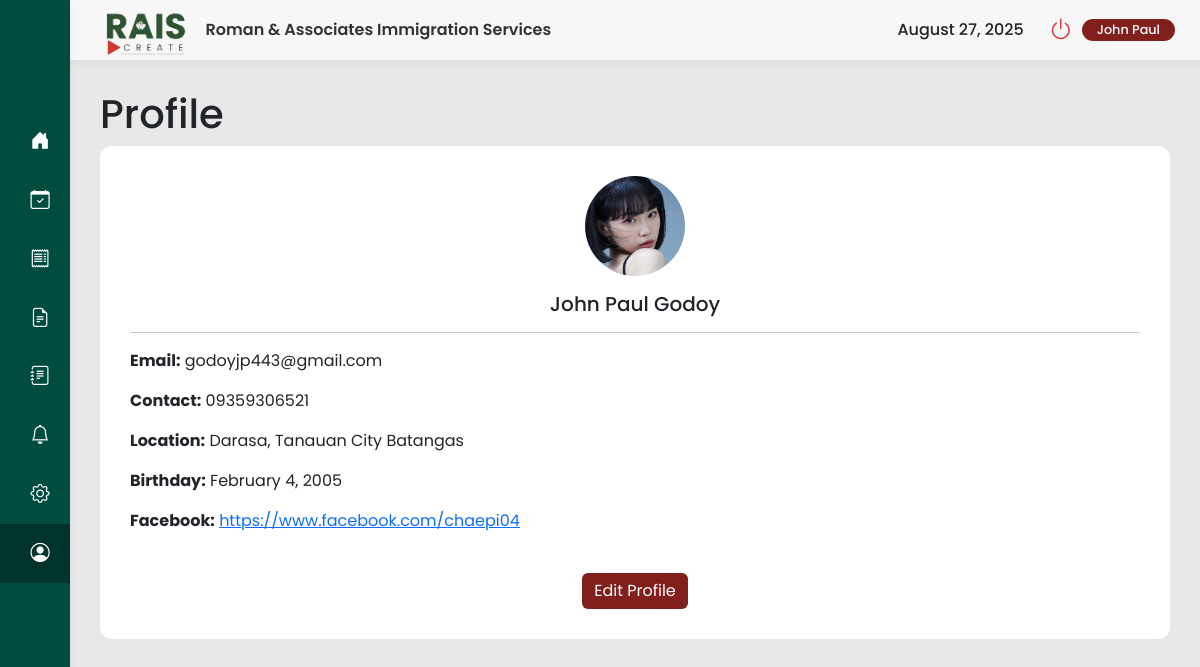
Screenshot of /user/profile.php (signed in) with the database file from the repository.
### tables this page shows
CREATE TABLE `users` (
  `id` int(11) NOT NULL,
  `firstName` varchar(50) NOT NULL,
  `lastName` varchar(50) NOT NULL,
  `address` varchar(255) NOT NULL,
  `phone` varchar(20) NOT NULL,
  `email` varchar(100) NOT NULL,
  `password` varchar(255) NOT NULL,
  `profileImage` varchar(255) DEFAULT NULL,
  `location` varchar(255) DEFAULT NULL,
  `birthday` date DEFAULT NULL,
  `facebook` varchar(255) DEFAULT NULL,
  `instagram` varchar(255) DEFAULT NULL,
  `gmail` varchar(255) DEFAULT NULL,
  `email_notifications` tinyint(1) NOT NULL DEFAULT 1,
  `dark_mode` tinyint(1) NOT NULL DEFAULT 0,
  `documents_uploaded` tinyint(1) NOT NULL DEFAULT 0,
  `profile_picture_uploaded` tinyint(1) NOT NULL DEFAULT 0,
  `birthday_added` tinyint(1) NOT NULL DEFAULT 0,
  `social_links_added` tinyint(1) NOT NULL DEFAULT 0,
  `has_seen_tour` tinyint(1) NOT NULL DEFAULT 0,
  `reset_token_hash` varchar(64) DEFAULT NULL,
  `reset_token_expires_at` datetime DEFAULT NULL
);

### user/profile.php (the view, shortened to what this page needs)
<?php
include_once '../config.php';
$userId = $_SESSION['id'];
$stmt = $conn->prepare("SELECT firstName, lastName, email, phone, address, birthday, profileImage, facebook, instagram, gmail, dark_mode FROM users WHERE id = ?");
$stmt->bind_param("i", $userId);
$stmt->execute();
$result = $stmt->get_result();
$userProfile = $result->fetch_assoc();
$darkModeEnabled = (bool)$userProfile['dark_mode'];
?>
<!doctype html>
<html lang="en">
<head>
    <link href="https://cdn.jsdelivr.net/npm/bootstrap@5.3.3/dist/css/bootstrap.min.css" rel="stylesheet">
    <link rel="stylesheet" href="https://cdn.jsdelivr.net/npm/bootstrap-icons@1.11.3/font/bootstrap-icons.min.css">
</head>
<body class="<?php echo $darkModeEnabled ? 'dark-mode' : ''; ?>">
    <div class="main-wrapper">
        <aside class="sidebar d-flex flex-column">
              <nav class="nav flex-column">
                  <a class="nav-link" href="dashboard.php"><i class="bi bi-house-door-fill"></i><span>Dashboard</span></a>
                  <a class="nav-link" href="book-consultation.php"><i class="bi bi-calendar-check"></i><span>Book Consultation</span></a>
                  <a class="nav-link" href="statement-of-account.php"><i class="bi bi-receipt"></i><span>Statement of Account</span></a>
                  <a class="nav-link" href="documents.php"><i class="bi bi-file-earmark-text"></i><span>Documents</span></a>
                  <a class="nav-link" href="forms.php"><i class="bi bi-journal-text"></i><span>Forms</span></a>
                  <a class="nav-link" href="notifications.php"><i class="bi bi-bell"></i><span>Notifications</span></a>
                  <a class="nav-link" href="settings.php"><i class="bi bi-gear"></i><span>Settings</span></a>
                  <a class="nav-link active" href="profile.php"><i class="bi bi-person-circle"></i><span>Profile</span></a>
              </nav>
        </aside>
        <div class="content-area">
            <header class="header">
                <div class="header-brand d-flex align-items-center">
                    <img src="../img/logo.png" alt="RAIS Logo" class="header-logo-img light-mode-logo">
                    <span class="header-title">Roman & Associates Immigration Services</span>
                </div>
                <div class="user-status d-flex align-items-center gap-2">
                    <div class="me-3" style="font-weight: 500;"><?= date('F j, Y') ?></div>
                    <a href="#" class="btn btn-link power-btn" data-bs-toggle="modal" data-bs-target="#logoutModal"><i class="bi bi-power"></i></a>
                    <span class="badge"><?php echo htmlspecialchars($userProfile['firstName']); ?></span>
                </div>
            </header>
            <main class="main-content">
                <h1>Profile</h1>
                <div class="content-card">
                    <div id="profile-view" class="profile-view text-center">
                        <div id="profileViewImageContainer">
                            <?php if (!empty($userProfile['profileImage'])): ?>
                                <img src="../<?php echo htmlspecialchars($userProfile['profileImage']); ?>?v=<?php echo time(); ?>" alt="Profile Image" class="profile-image">
                            <?php else: ?>
                                <i class="bi bi-person-circle profile-icon"></i>
                            <?php endif; ?>
                        </div>
                        <h5 class="mt-3"><?php echo htmlspecialchars($userProfile['firstName'] . ' ' . $userProfile['lastName']); ?></h5>
                        <hr>
                        <div class="text-start">
                            <p><strong>Email:</strong> <?php echo htmlspecialchars($userProfile['email']); ?></p>
                            <p><strong>Contact:</strong> <?php echo htmlspecialchars($userProfile['phone']); ?></p>
                            <p><strong>Location:</strong> <?php echo htmlspecialchars($userProfile['address']); ?></p>
                            <p><strong>Birthday:</strong> <?php echo htmlspecialchars(date("F j, Y", strtotime($userProfile['birthday']))); ?></p>
                            <?php if (!empty($userProfile['facebook'])): ?>
                                <p><strong>Facebook:</strong> <a href="<?php echo htmlspecialchars($userProfile['facebook']); ?>" target="_blank"><?php echo htmlspecialchars($userProfile['facebook']); ?></a></p>
                            <?php endif; ?>
                        </div>
                        <button id="editProfileBtn" class="btn btn-primary mt-4" style="background-color: var(--rais-button-maroon); border: none;">Edit Profile</button>
                    </div>
                </div>
            </main>
        </div>
    </div>
</body>
</html>

### user/profile.php (style rules this page uses)
:root { --rais-primary-green: #004d40; --rais-dark-green: #00332c; --rais-text-dark: #333333; --rais-text-light: #525252; --rais-card-bg: #FFFFFF; --rais-light-gray: #E8E8E8; --rais-bg-light: #F7F7F7; --rais-shadow: 0 4px 10px rgba(0, 0, 0, 0.05); --rais-button-maroon: #811F1D; }
body { font-family: 'Poppins', sans-serif; background-color: var(--rais-light-gray); overflow-y: auto; }
.main-wrapper { display: flex; min-height: 100vh; }
.sidebar { background-color: var(--rais-primary-green); width: 70px; flex-shrink: 0; color: white; padding: 30px 0; box-shadow: var(--rais-shadow); transition: width 0.3s ease-in-out; overflow: hidden; position: fixed; top: 0; height: 100vh; display: flex; flex-direction: column; z-index: 1031; }
.sidebar .nav { flex-grow: 1; }
.sidebar .nav-link { color: white; font-weight: 500; padding: 15px 30px; display: flex; align-items: center; gap: 15px; white-space: nowrap; }
.sidebar .nav-link.active, .sidebar .nav-link:hover { background-color: var(--rais-dark-green); }
.sidebar .nav-link i { font-size: 1.2rem; min-width: 20px; text-align: center; }
.content-area { flex-grow: 1; overflow-y: auto; margin-left: 70px; }
.header { background-color: var(--rais-bg-light); height: 60px; display: flex; justify-content: space-between; align-items: center; padding: 0 25px; position: sticky; top: 0; z-index: 1020; box-shadow: var(--rais-shadow); }
.header-brand { gap: 10px; }
.header-logo-img { height: 100px; width: auto; object-fit: contain; }
.header-title { font-size: 1rem; font-weight: 600; color: var(--rais-text-dark); white-space: nowrap; }
.user-status { display: flex; align-items: center; gap: 10px; }
.user-status .badge { background-color: var(--rais-button-maroon); font-size: 0.8rem; font-weight: 500; padding: 5px 15px; border-radius: 20px; }
.user-status .btn { color: var(--rais-text-light); font-size: 1.5rem; padding: 0; }
.power-btn i { color: #dc3545; transition: color 0.2s ease-in-out, transform 0.2s ease-in-out; }
.main-content { padding: 30px; }
.content-card { background-color: var(--rais-card-bg); border-radius: 12px; padding: 30px; }
.profile-image, .profile-image-preview { width: 100px; height: 100px; object-fit: cover; border-radius: 50%; }

### rows the page displays
users: firstName "John Paul", profileImage (picture), firstName+lastName "John Paul Godoy", email "godoyjp443@gmail.com", phone "09359306521", address "Darasa, Tanauan City Batangas", birthday "February 4, 2005", facebook "https://www.facebook.com/chaepi04"
